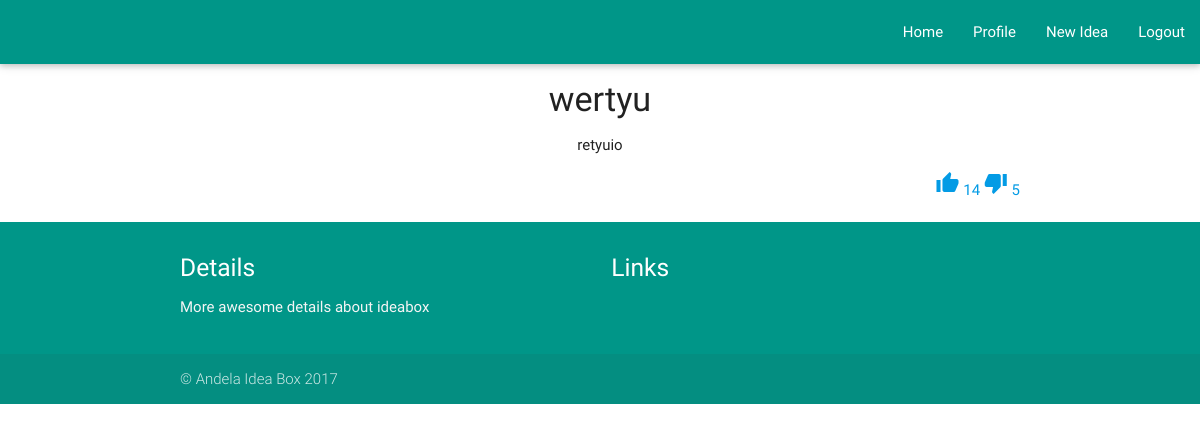
Before: /comment/2/ (signed in) with the older database file.
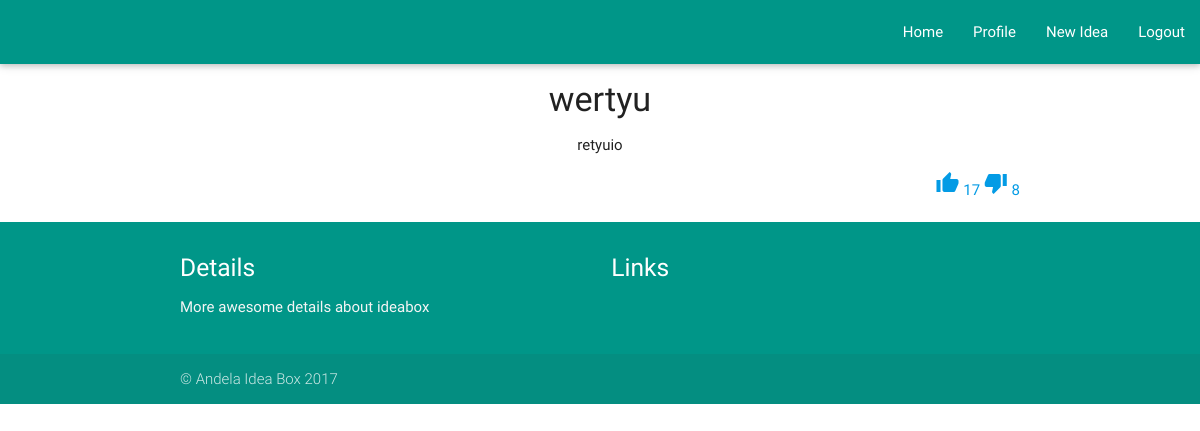
After: the same page with the newer database file.
### database_setup.py (models this page shows)
class Ideas(Base):
    __tablename__ = 'idea'
    id = Column(Integer, primary_key = True, autoincrement = True)
    name = Column(String(80), nullable = False)
    description = Column(String(250), nullable = False)
    rating = Column(String(8), nullable = True)
    category = Column(String(250), nullable = False)
    tags = Column(String(250))
    user_id = Column(Integer, ForeignKey('user.id'))
    user = relationship(User)
    upvotes = Column(Integer, default = 0)
    downvotes = Column(Integer, default = 0)

### project.py (the view)
@app.route('/comment/<int:idea_id>/', methods=['GET', 'POST'])
def comment(idea_id):
    if session.get('user'):
        idea = dbsession.query(Ideas).filter_by(id = idea_id).first()
        return render_template('idea.html', idea=idea)
    else:
        return redirect(url_for('register'))

### templates/idea.html (shortened to what this page needs)
<!DOCTYPE html>
<html lang="en">
<head>
      <link type="text/css" rel="stylesheet" href="/static/css/materialize.min.css"  media="screen,projection"/>
</head>
<body>
        <div class="header">
            <nav class="teal">
                <ul class="right nav nav-pills pull-right">
                	<li role="presentation" class=""><a href="/home">Home</a></li>
                    <li role="presentation" class=""> <a href="/profile"> Profile </a> </li>
                    <li role="presentation" class=""> <a href="/newidea"> New Idea </a> </li>
                    <li role="presentation" class=""> <a href="/logout"> Logout </a> </li>
                </ul>
            </nav>
        </div>
    <div class="container">
        <div class="row">
          <div class="col s12 m12 l12">
              <span class="center"> <h4> {{idea.name}} </h4> </span>
              <p class="center">{{idea.description}}</p>
            <div class="right">
              <a href="/upvote/{{idea.id}}/"> <i class="material-icons">thumb_up</i> {{idea.upvotes}}</a>
              <a href="/downvote/{{idea.id}}/"> <i class="material-icons">thumb_down</i> {{idea.downvotes}} </a>
            </div>
          </div>
        </div>
    </div>
    <footer class="page-footer teal">
        <div class="container">
          <div class="row">
            <div class="col l6 s12">
              <h5 class="white-text"> Details </h5>
              <p class="grey-text text-lighten-4">
                More awesome details about ideabox
              </p>
            </div>
            <div class="col l4 offset-12 s12">
              <h5 class="white-text"> Links </h5>
            </div>
          </div>
        </div>
        <div class="footer-copyright">
          <div class="container"> &copy; Andela Idea Box 2017 </div>
        </div>
      </footer>
</body>
</html>

Changed rows visible on the page:
changed Ideas "wertyu": upvotes "14" → "17"; downvotes "5" → "8"
